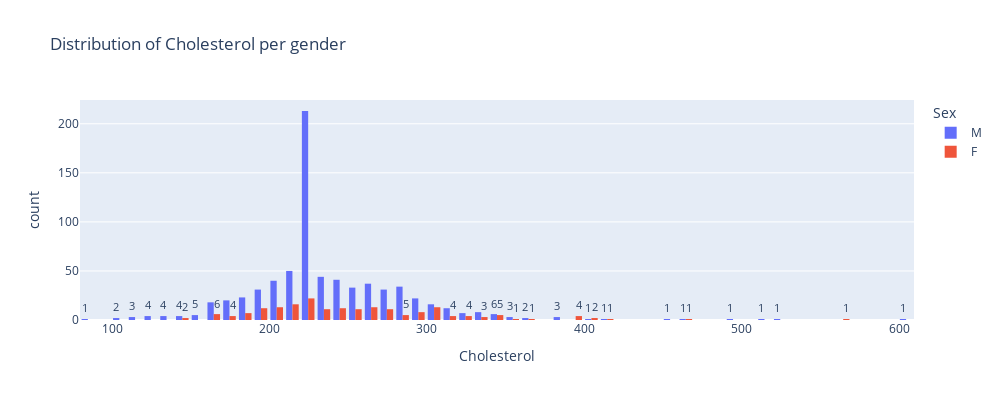

The cell this chart's notebook holds for it:
### Code cell
fig = px.histogram(df,
                   x = 'Cholesterol',
                   color = 'Sex',
                   hover_data = df.columns,
                   title = 'Distribution of Cholesterol per gender',
                   text_auto = True,
                   width = 999, height = 400,
                   barmode = 'group')

fig.show()

### Figure 1 — Plotly figure (JSON) as saved in the notebook; plotly's stock layout.template omitted (floating-point values rounded to 4 significant figures; data arrays with more than 128 entries replaced by an {"elided": "..."} marker saying what was removed)
{"data": [{"alignmentgroup": "True", "bingroup": "x", "hovertemplate": "Sex=M<br>Cholesterol=%{x}<br>count=%{y}<extra></extra>", "legendgroup": "M", "marker": {"color": "#636efa", "pattern": {"shape": ""}}, "name": "M", "offsetgroup": "M", "orientation": "v", "showlegend": true, "texttemplate": "%{value}", "type": "histogram", "x": {"elided": "725 int values"}, "xaxis": "x", "yaxis": "y"}, {"alignmentgroup": "True", "bingroup": "x", "hovertemplate": "Sex=F<br>Cholesterol=%{x}<br>count=%{y}<extra></extra>", "legendgroup": "F", "marker": {"color": "#EF553B", "pattern": {"shape": ""}}, "name": "F", "offsetgroup": "F", "orientation": "v", "showlegend": true, "texttemplate": "%{value}", "type": "histogram", "x": {"elided": "193 int values"}, "xaxis": "x", "yaxis": "y"}], "layout": {"barmode": "group", "height": 400, "legend": {"title": {"text": "Sex"}, "tracegroupgap": 0}, "title": {"text": "Distribution of Cholesterol per gender"}, "width": 999, "xaxis": {"anchor": "y", "domain": [0, 1], "title": {"text": "Cholesterol"}}, "yaxis": {"anchor": "x", "domain": [0, 1], "title": {"text": "count"}}}}
